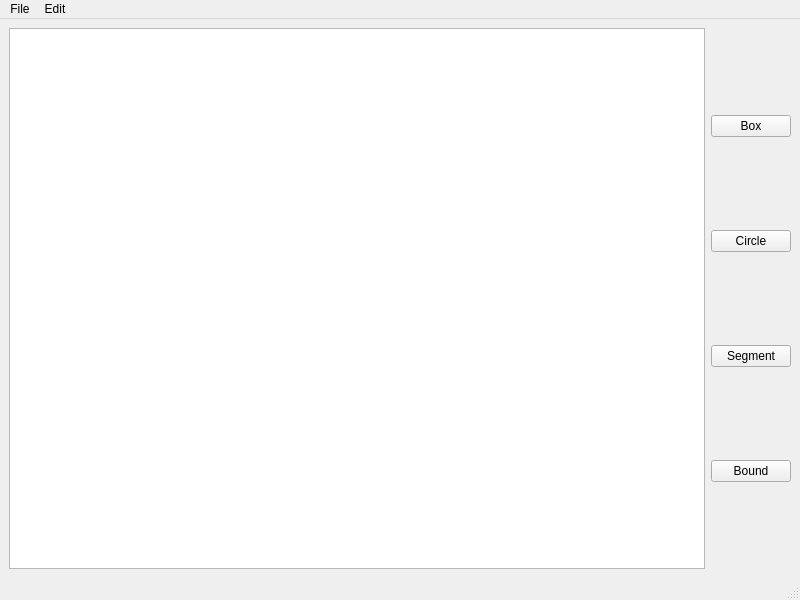
<?xml version="1.0" encoding="UTF-8"?>
<ui version="4.0">
 <class>mainWindow</class>
 <widget class="QMainWindow" name="mainWindow">
  <property name="geometry">
   <rect>
    <x>0</x>
    <y>0</y>
    <width>800</width>
    <height>600</height>
   </rect>
  </property>
  <property name="windowTitle">
   <string>MainWindow</string>
  </property>
  <widget class="QWidget" name="mainWidget">
   <layout class="QHBoxLayout" name="horizontalLayout">
    <item>
     <widget class="QGraphicsView" name="graphicsView"/>
    </item>
    <item>
     <layout class="QGridLayout" name="gridLayout">
      <item row="0" column="0">
       <widget class="QPushButton" name="BoxButton">
        <property name="text">
         <string>Box</string>
        </property>
       </widget>
      </item>
      <item row="1" column="0">
       <widget class="QPushButton" name="CircleButton">
        <property name="text">
         <string>Circle</string>
        </property>
       </widget>
      </item>
      <item row="2" column="0">
       <widget class="QPushButton" name="SegmentButton">
        <property name="text">
         <string>Segment</string>
        </property>
       </widget>
      </item>
      <item row="3" column="0">
       <widget class="QPushButton" name="BoundButton">
        <property name="text">
         <string>Bound</string>
        </property>
       </widget>
      </item>
     </layout>
    </item>
   </layout>
  </widget>
  <widget class="QMenuBar" name="menubar">
   <property name="geometry">
    <rect>
     <x>0</x>
     <y>0</y>
     <width>800</width>
     <height>26</height>
    </rect>
   </property>
   <widget class="QMenu" name="menuFile">
    <property name="title">
     <string>File</string>
    </property>
    <addaction name="actionOpen"/>
    <addaction name="actionSave"/>
    <addaction name="separator"/>
    <addaction name="actionExit"/>
   </widget>
   <widget class="QMenu" name="menuEdit">
    <property name="title">
     <string>Edit</string>
    </property>
    <addaction name="actionGeneral"/>
   </widget>
   <addaction name="menuFile"/>
   <addaction name="menuEdit"/>
  </widget>
  <widget class="QStatusBar" name="statusbar"/>
  <action name="actionOpen">
   <property name="text">
    <string>Open</string>
   </property>
  </action>
  <action name="actionExit">
   <property name="text">
    <string>Exit</string>
   </property>
  </action>
  <action name="actionSave">
   <property name="text">
    <string>Save</string>
   </property>
  </action>
  <action name="actionGeneral">
   <property name="text">
    <string>General/Info</string>
   </property>
  </action>
  <action name="actionInfo">
   <property name="text">
    <string>Info</string>
   </property>
  </action>
 </widget>
 <resources/>
 <connections/>
</ui>
